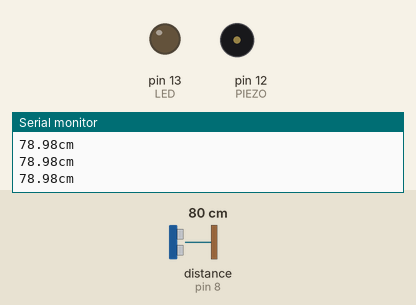
Recording of a sketch running on a simulated Arduino Uno, built with avr-gcc and run on an emulated ATmega328P. On the bench: output pins drawn as LEDs (lit = HIGH), buzzer (waves = sounding, pin HIGH), the last lines printed to the serial monitor. Wiring (inferred from the names in the program): ultrasonic range finder: trigger pin 9; echo pin 8. Dashed ring = blinking. The inputs (shaded band) are chosen by the test bench; at power-on: distance to the obstacle (sensor on pin 8) 80 cm. The echo pulse lasts 58.3 µs per cm; pins used as bus, display or sensor lines are not drawn.

Above: at 1.2 s.
1.3 s: distance to the obstacle (sensor on pin 8) set to 12 cm
2.8 s: distance to the obstacle (sensor on pin 8) set to 9 cm
At 3.0 s:
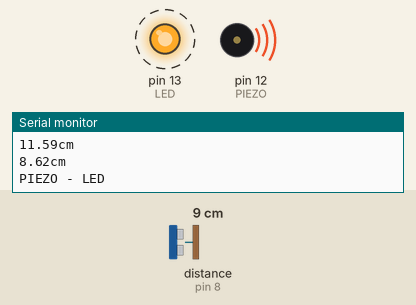
5.8 s: distance to the obstacle (sensor on pin 8) set to 18 cm
At 6.3 s:
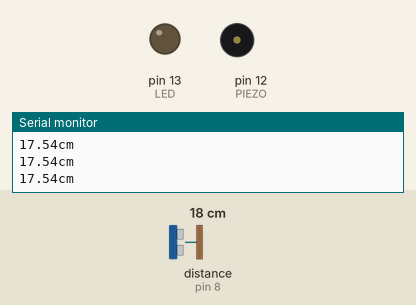
7.3 s: distance to the obstacle (sensor on pin 8) set to 2 cm
At 7.84 s:
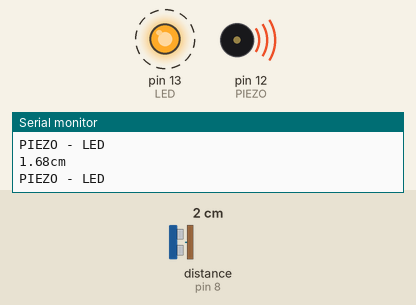
Timing chart, 0 to 11.3 s (numbered marks = the images above; inputs shaded):
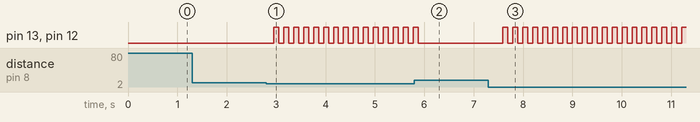

Measured:
- the behaviour switches between 11 and 10 cm on distance to the obstacle (sensor on pin 8) (found by bisection; images 0 and 1)
- after the input at 2.8 s, pin 13 (LED), pin 12 (PIEZO): alternates HIGH for 0.10 s and LOW for 0.10 s, starting after 0.15 s
- after the input at 5.8 s, pin 13 (LED), pin 12 (PIEZO): goes on until 5.9 s, then stays LOW
- after the input at 7.3 s, pin 13 (LED), pin 12 (PIEZO): alternates HIGH for 0.10 s and LOW for 0.10 s, starting after 0.29 s

The sketch:

08_Ultrasound_02.ino
```cpp
#define TRIG 9
#define ECHO 8
#define PIEZO 12
#define LED 13

void setup() {
    Serial.begin(9600);
    pinMode(TRIG, OUTPUT);
    pinMode(ECHO, INPUT);
    pinMode(PIEZO, OUTPUT);
    pinMode(LED, OUTPUT);
}

void loop() {
    digitalWrite(PIEZO, LOW);
    digitalWrite(LED, LOW);

    digitalWrite(TRIG, HIGH);
    delayMicroseconds(10);
    digitalWrite(TRIG, LOW);

    float duration = pulseIn(ECHO, HIGH);
    float distance = ((34000*duration)/1000000)/2;
    Serial.print(distance);
    Serial.println("cm");
    delay(100);

    if (distance < 10) {
        Serial.println("PIEZO - LED");
        digitalWrite(PIEZO, HIGH);
        digitalWrite(LED, HIGH);
    }
    delay(100);
}
```
